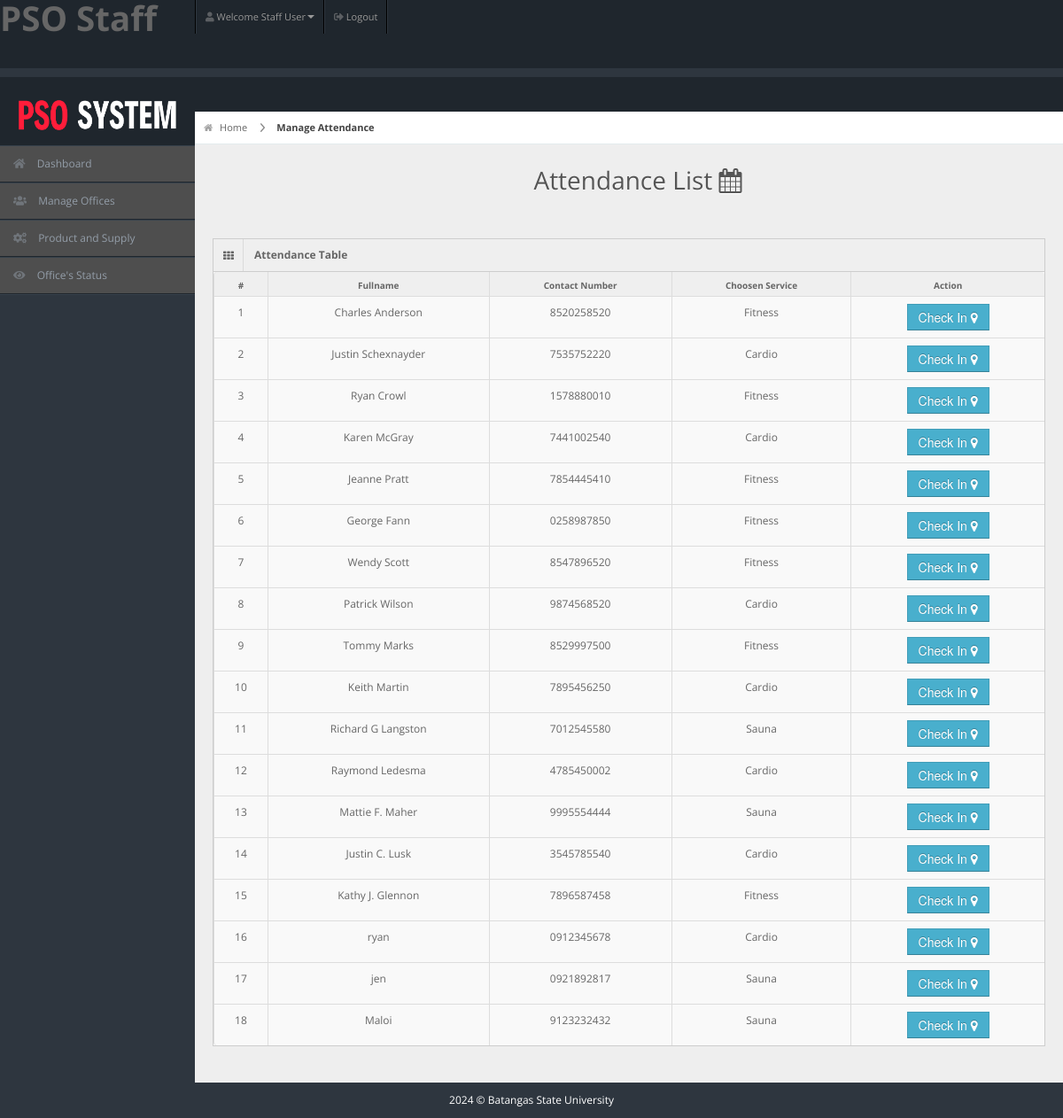
/staff/staff-pages/attendance.php (signed in), run on an earlier commit of the app's database.
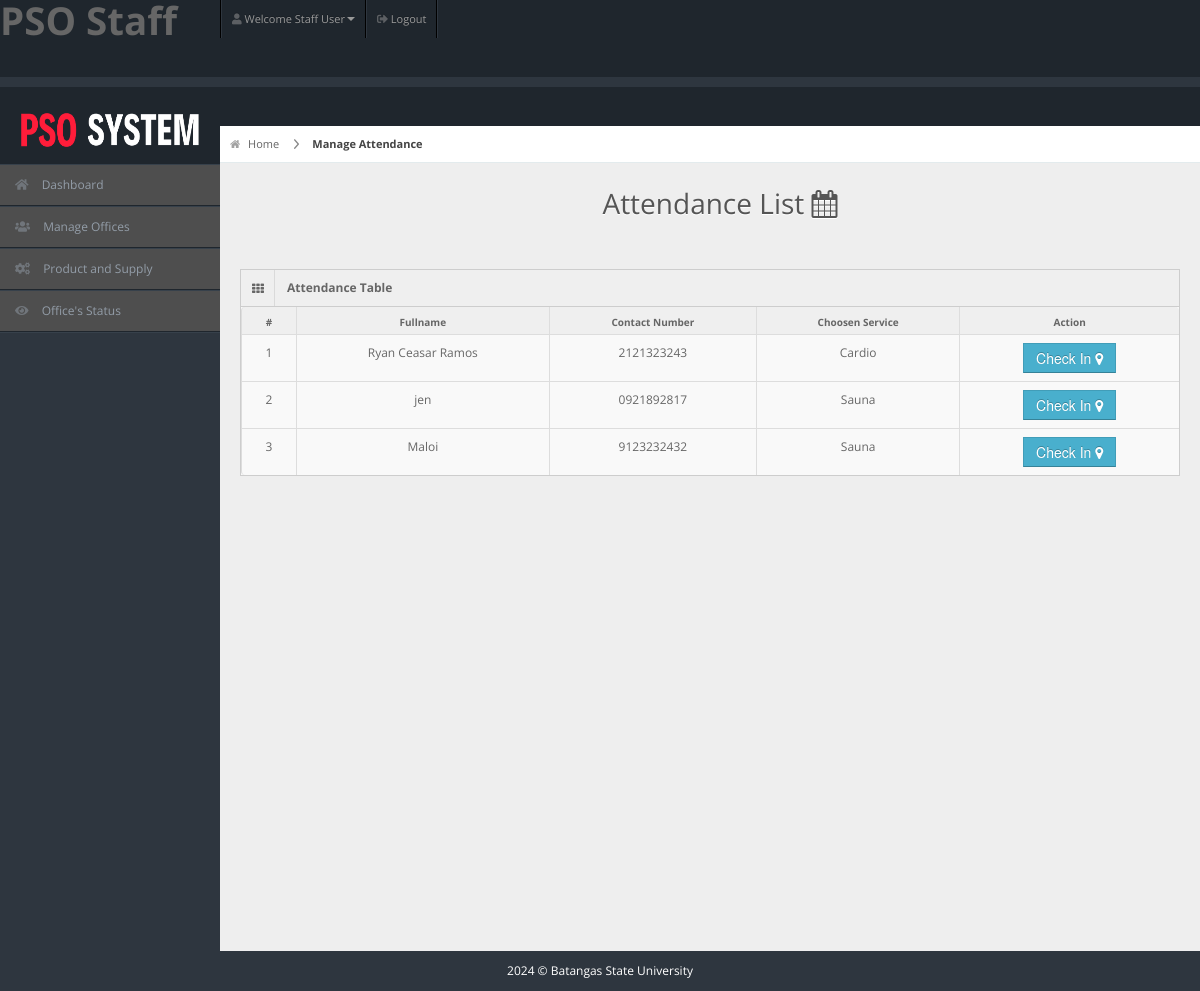
And on a later commit of the database.
### tables this page shows
CREATE TABLE IF NOT EXISTS `members` (
  `user_id` int NOT NULL AUTO_INCREMENT,
  `fullname` varchar(20) NOT NULL,
  `username` varchar(20) NOT NULL,
  `email` varchar(255) NOT NULL,
  `password` varchar(100) NOT NULL,
  `gender` varchar(20) NOT NULL,
  `dor` date NOT NULL,
  `profile_picture` varchar(255) DEFAULT NULL,
  `services` varchar(50) NOT NULL,
  `amount` int NOT NULL,
  `paid_date` date NOT NULL,
  `p_year` int NOT NULL,
  `plan` varchar(100) NOT NULL,
  `address` varchar(20) NOT NULL,
  `contact` varchar(10) NOT NULL,
  `status` varchar(20) NOT NULL DEFAULT 'Active',
  `attendance_count` int NOT NULL,
  `ini_weight` int NOT NULL DEFAULT '0',
  `curr_weight` int NOT NULL DEFAULT '0',
  `ini_bodytype` varchar(50) NOT NULL,
  `curr_bodytype` varchar(50) NOT NULL,
  `progress_date` date NOT NULL,
  `reminder` int NOT NULL DEFAULT '0',
  PRIMARY KEY (`user_id`)
);

### staff/staff-pages/attendance.php (the view, shortened to what this page needs)
<!DOCTYPE html>
<html lang="en">
<head>
  <link rel="stylesheet" href="../css/bootstrap.min.css" />
  <link rel="stylesheet" href="../css/bootstrap-responsive.min.css" />
  <link rel="stylesheet" href="../css/uniform.css" />
  <link rel="stylesheet" href="../css/select2.css" />
  <link rel="stylesheet" href="../css/matrix-style.css" />
  <link rel="stylesheet" href="../css/matrix-media.css" />
  <link href="../font-awesome/css/font-awesome.css" rel="stylesheet" />
  <link href="https://cdnjs.cloudflare.com/ajax/libs/font-awesome/5.15.4/css/all.min.css" rel="stylesheet">
</head>
<body>
  <div id="header">
    <h1><a href="dashboard.html">PSO Staff</a></h1>
  </div>
  <?php include '../includes/header.php' ?>
  <?php $page = "attendance";
  include '../includes/sidebar.php' ?>
  <div id="content">
    <div id="content-header">
      <div id="breadcrumb"> <a href="index.php" title="Go to Home" class="tip-bottom"><i class="icon-home"></i> Home</a> <a href="attendance.php" class="current">Manage Attendance</a> </div>
      <h1 class="text-center">Attendance List <i class="icon icon-calendar"></i></h1>
    </div>
    <div class="container-fluid">
      <div class="row-fluid">
        <div class="span12">
          <div class='widget-box'>
            <div class='widget-title'> <span class='icon'> <i class='icon-th'></i> </span>
              <h5>Attendance Table</h5>
            </div>
            <div class='widget-content nopadding'>
              <?php
              echo "<table class='table table-bordered'>
              <thead>
                <tr>
                  <th>#</th>
                  <th>Fullname</th>
                  <th>Contact Number</th>
                  <th>Choosen Service</th>
                  <th>Action</th>
                </tr>
              </thead>";
              $current_date = date('Y-m-d h:i A');
              $exp_date_time = explode(' ', $current_date);
              $todays_date =  $exp_date_time['0'];
              $qry = "SELECT * FROM members WHERE status = 'Active'";
              $result = mysqli_query($conn, $qry);
              $cnt = 1;
              while ($row = mysqli_fetch_array($result)) { ?>
                <tbody>
                  <td>
                    <div class='text-center'><?php echo $cnt; ?></div>
                  </td>
                  <td>
                    <div class='text-center'><?php echo $row['fullname']; ?></div>
                  </td>
                  <td>
                    <div class='text-center'><?php echo $row['contact']; ?></div>
                  </td>
                  <td>
                    <div class='text-center'><?php echo $row['services']; ?></div>
                  </td>
                  <?php
                  $qry = "select * from attendance where curr_date = '$todays_date' AND user_id = '" . $row['user_id'] . "'";
                  $res = $conn->query($qry);
                  $row_exist = mysqli_fetch_array($res);
                  $curr_date = $row_exist['curr_date'];
                  if ($curr_date == $todays_date) {
                  ?>
                    <td>
                      <div class='text-center'><span class="label label-inverse"><?php echo $row_exist['curr_date']; ?> <?php echo $row_exist['curr_time']; ?></span></div>
                      <div class='text-center'><a href='actions/delete-attendance.php?id=<?php echo $row['user_id']; ?>'><button class='btn btn-danger'>Check Out <i class='icon icon-time'></i></button> </a></div>
                    </td>
                  <?php } else {
                  ?>
                    <td>
                      <div class='text-center'><a href='actions/check-attendance.php?id=<?php echo $row['user_id']; ?>'><button class='btn btn-info'>Check In <i class='icon icon-map-marker'></i></button> </a></div>
                    </td>
                  <?php $cnt++;
                  }
                  ?>
                </tbody>
              <?php } ?>
              </table>
            </div>
          </div>
        </div>
      </div>
    </div>
  </div>
  <?php
  include '../includes/footer.php';
  ?>
</body>
</html>

What changed in the data, as far as the page shows it:
removed members: cnt "1", fullname "Charles Anderson", contact "8520258520", services "Fitness"
removed members: cnt "2", fullname "Justin Schexnayder", contact "7535752220", services "Cardio"
removed members: cnt "3", fullname "Ryan Crowl", contact "1578880010", services "Fitness"
removed members: cnt "4", fullname "Karen McGray", contact "7441002540", services "Cardio"
removed members: cnt "5", fullname "Jeanne Pratt", contact "7854445410", services "Fitness"
removed members: cnt "6", fullname "George Fann", contact "0258987850", services "Fitness"
removed members: cnt "7", fullname "Wendy Scott", contact "8547896520", services "Fitness"
removed members: cnt "8", fullname "Patrick Wilson", contact "9874568520", services "Cardio"
removed members: cnt "9", fullname "Tommy Marks", contact "8529997500", services "Fitness"
removed members: cnt "10", fullname "Keith Martin", contact "7895456250", services "Cardio"
removed members: cnt "11", fullname "Richard G Langston", contact "7012545580", services "Sauna"
removed members: cnt "12", fullname "Raymond Ledesma", contact "4785450002", services "Cardio"
removed members: cnt "13", fullname "Mattie F. Maher", contact "9995554444", services "Sauna"
removed members: cnt "14", fullname "Justin C. Lusk", contact "3545785540", services "Cardio"
removed members: cnt "15", fullname "Kathy J. Glennon", contact "7896587458", services "Fitness"
changed members "Cardio": cnt "16" → "1"; fullname "ryan" → "Ryan Ceasar Ramos"; contact "0912345678" → "2121323243"
changed members "jen": cnt "17" → "2"
changed members "Maloi": cnt "18" → "3"
